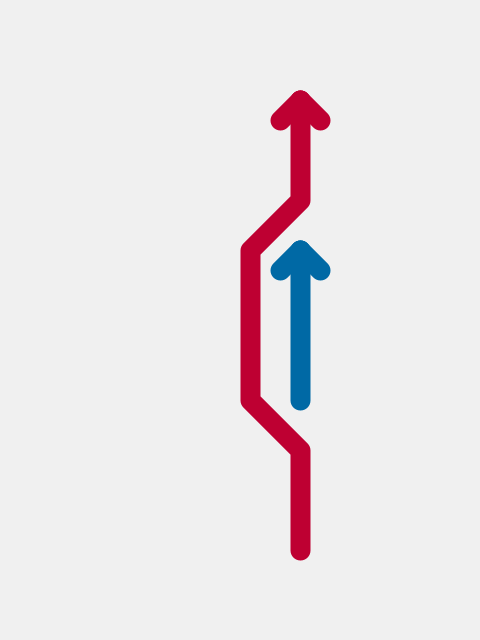
Frame 1 (no input)
Frame 2 (the mouse pressed at the canvas centre, redrawn once): identical to frame 1, image omitted

The Processing sketch that drew this single still picture (run headless with seeded random() and noise(); the mouse was pressed at the canvas centre and the sketch redrawn once):

// Processing sketch: sorpasso_il
// ── sorpasso_il.pde
// Manuale di Programmazione Cinematografica
// Daniele Olmisani, 2015

// Il Sorpasso

final color PAPER = color(240);
final color INK1 = color(0, 105, 165);
final color INK2 = color(190, 0, 50);

final float STROKE = 20.0;

void setup() {
  size(480, 640);
  noLoop();
}

void draw() {
  
  background(PAPER);
  
  strokeWeight(STROKE);
  strokeJoin(ROUND);
  strokeCap(ROUND);
  
  noFill();
  
  stroke(INK1);
  line(300, 400, 300, 250);
  line(300, 250, 300-STROKE, 250+STROKE);
  line(300, 250, 300+STROKE, 250+STROKE);
  
  stroke(INK2);
  beginShape();
    vertex(300, 550); vertex(300, 450);
    vertex(250, 400); vertex(250, 250);
    vertex(250, 250); vertex(300, 200);
    vertex(300, 100);
  endShape();
  line(300, 100, 300-STROKE, 100+STROKE);
  line(300, 100, 300+STROKE, 100+STROKE);
  
  save("il-sorpasso.png");
}
